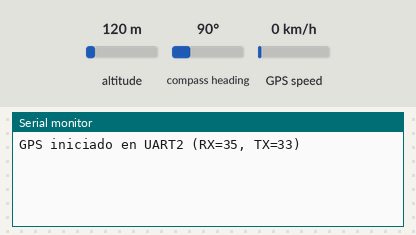
A sketch run on a simulated ESP32. Parts: the last lines printed to the serial monitor. The test bench sets the inputs (shaded band); at power-on: altitude 120 m, GPS speed 0 km/h, compass heading 90°. The GPS gets a fix after 3 s at 37.7749, -122.4194 with 8 satellites.

Above: at 2.2 s.
2.3 s: altitude set to 20 m
At 3.8 s:
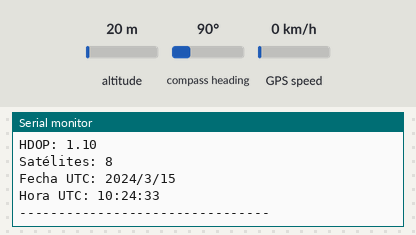
4.5 s: GPS speed set to 2 km/h
At 5.5 s:
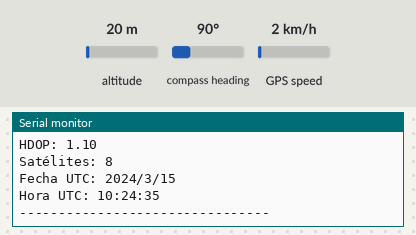
6.0 s: altitude set to 250 m
At 6.8 s:
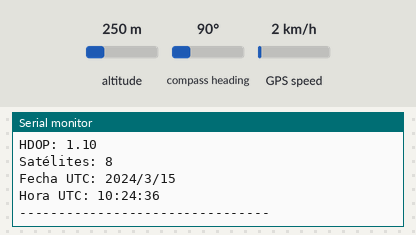
Timing chart, 0 to 9.0 s (numbered marks = the images above; inputs shaded):
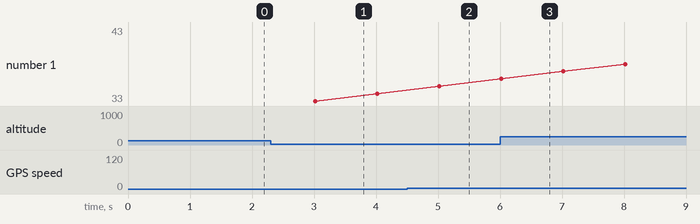

Measured:
- after the input at 2.3 s, the serial monitor: prints a new line after 0.72 s (image 1)
- after the input at 4.5 s, the serial monitor: prints a new line after 0.52 s (image 2)
- after the input at 6.0 s, the serial monitor: prints a new line at once (image 3)

The sketch:

prueba_GPS_externo.ino
```cpp
#include <TinyGPS++.h>

// Pines UART2 (los que tú dijiste)
#define RX_PIN 35   // RX del ESP32 ← TX del GPS (solo entrada, OK)
#define TX_PIN 33   // TX del ESP32 → RX del GPS
#define GPS_BAUD 9600

TinyGPSPlus gps;

// Usamos UART2
HardwareSerial gpsSerial(2);

void setup() {
  Serial.begin(115200);
  delay(1000);

  // Inicializar UART2 con los pines indicados
  gpsSerial.begin(GPS_BAUD, SERIAL_8N1, RX_PIN, TX_PIN);
  Serial.println("GPS iniciado en UART2 (RX=35, TX=33)"); //Es decir que el pin 35 va al tx del gps, y el pin 33 va al rx del gps.
}

void loop() {
  // Leer datos crudos del GPS
  while (gpsSerial.available() > 0) {
    gps.encode(gpsSerial.read());
  }

  // Mostrar datos cuando haya nueva posición válida
  if (gps.location.isUpdated()) {

    Serial.print("LAT: ");
    Serial.println(gps.location.lat(), 6);

    Serial.print("LON: ");
    Serial.println(gps.location.lng(), 6);

    Serial.print("Velocidad (km/h): ");
    Serial.println(gps.speed.kmph());

    Serial.print("Altitud (m): ");
    Serial.println(gps.altitude.meters());

    Serial.print("HDOP: ");
    Serial.println(gps.hdop.hdop());

    Serial.print("Satélites: ");
    Serial.println(gps.satellites.value());

    Serial.print("Fecha UTC: ");
    Serial.print(gps.date.year());
    Serial.print("/");
    Serial.print(gps.date.month());
    Serial.print("/");
    Serial.println(gps.date.day());

    Serial.print("Hora UTC: ");
    Serial.print(gps.time.hour());
    Serial.print(":");
    Serial.print(gps.time.minute());
    Serial.print(":");
    Serial.println(gps.time.second());

    Serial.println("--------------------------------");
  }
}
```
